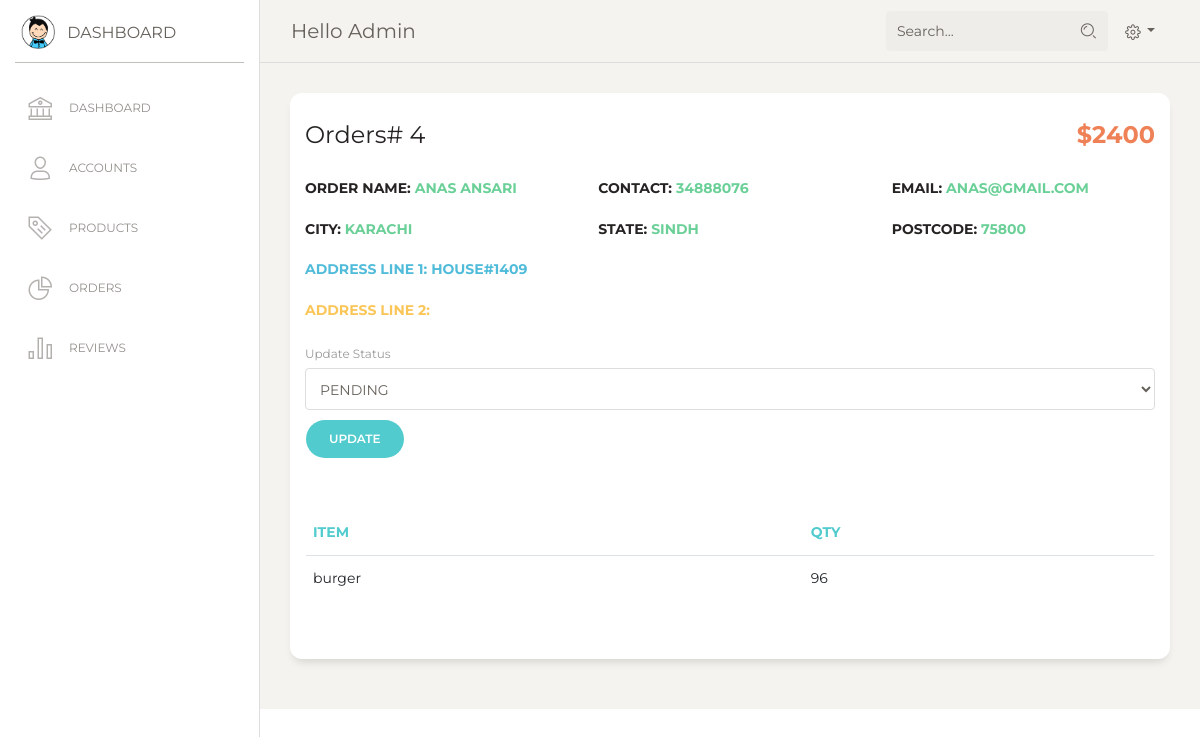
The page /admin/order_detail.php?id=4 (signed in) on the database its author committed.
### tables this page shows
CREATE TABLE `orders` (
  `id` int(11) NOT NULL,
  `items` varchar(255) NOT NULL,
  `price` float NOT NULL,
  `qty` varchar(255) NOT NULL,
  `status` enum('PENDING','DISPATCHED','DELIVERED','REJECTED') NOT NULL,
  `user_id` int(11) NOT NULL,
  `payment_id` int(11) NOT NULL
);

CREATE TABLE `payments` (
  `payment_id` int(11) NOT NULL,
  `fname` varchar(255) NOT NULL,
  `lname` varchar(255) NOT NULL,
  `address` varchar(255) NOT NULL,
  `address2` varchar(255) NOT NULL,
  `city` varchar(255) NOT NULL,
  `state` varchar(255) NOT NULL,
  `postcode` varchar(255) NOT NULL,
  `phone` varchar(255) NOT NULL,
  `email` varchar(255) NOT NULL,
  `user_id` int(11) NOT NULL
);

### db/orderModel.php (called while the page is built, shortened)
<?php
require_once 'connection.php';
class Order
{
    public static function getSingleOrder($id):?array{
        global $connection;
        $sql = "select * from `orders` join payments using (payment_id) where id = $id";
        $orders = mysqli_query($connection, $sql);
        $orders = mysqli_fetch_assoc($orders);
        return $orders;
    }
}

### admin/order_detail.php (the view, shortened to what this page needs)
<?php include 'includes/header.inc.php' ?>
<?php include '../db/orderModel.php' ?>
<?php
if (isset($_GET['id']) and is_numeric($_GET['id'])) {
    $order_detail = Order::getSingleOrder($_GET['id']);
    if ($order_detail) {
        $order_id = $order_detail['id'];
        $order_user_name =  $order_detail['fname'] . ' ' . $order_detail['lname'];
        $order_items = explode(',', $order_detail['items']);
        $order_quantities = explode(',', $order_detail['qty']);
        $order_total_price = $order_detail['price'];
        $order_address = $order_detail['address'];
        $order_address_2 = $order_detail['address2'];
        $order_city = $order_detail['city'];
        $order_state = $order_detail['state'];
        $order_postcode = $order_detail['postcode'];
        $order_phone = $order_detail['phone'];
        $order_email = $order_detail['email'];
    }
} else {
    print '<script>location = "orders.php"</script>';
}
?>
<div class="content">
    <div class="row">
        <div class="col-md-12">
            <div class="card">
                <div class="card-header">
                    <h4 class="card-title">
                        Orders# <?php echo $order_id ?>
                        <span class="text-danger float-right">
                            <strong>$<?php echo $order_total_price ?></strong>
                        </span>
                    </h4>
                </div>
                <div class="card-body">
                    <div class="row mb-3">
                        <div class="col-md-4">
                            <h6>Order Name: <span class="text-success"><?php echo $order_user_name ?></span></h6>
                        </div>
                        <div class="col-md-4">
                            <h6>Contact: <span class="text-success"><?php echo $order_phone ?></span></h6>
                        </div>
                        <div class="col-md-4">
                            <h6>Email: <span class="text-success"><?php echo $order_email ?></span></h6>
                        </div>
                    </div>
                    <div class="row mb-3">
                        <div class="col-md-4">
                            <h6>City: <span class="text-success"><?php echo $order_city ?></span></h6>
                        </div>
                        <div class="col-md-4">
                            <h6>State: <span class="text-success"><?php echo $order_state ?></span></h6>
                        </div>
                        <div class="col-md-4">
                            <h6>Postcode: <span class="text-success"><?php echo $order_postcode ?></span></h6>
                        </div>
                    </div>
                    <div class="row mb-3">
                        <div class="col">
                            <h6 class="text-info">Address Line 1: <span class="text-info"><?php echo $order_address ?></span></h6>
                        </div>
                    </div>
                    <div class="row mb-3">
                        <div class="col">
                            <h6 class="text-warning">Address Line 2: <span class="text-warning"><?php echo $order_address_2 ?></span></h6>
                        </div>
                    </div>
                    <div class="row mb-3">
                        <div class="col">
                            <form action="update_order_status.php" method="post">
                                <div class="form-group">
                                    <label>Update Status</label>
                                    <select class="form-control" name="status">
                                        <option value="1" selected>PENDING</option>
                                    </select>
                                    <input class="btn btn-primary btn-round" type="submit" name="submit" value="Update">
                                </div>
                            </form>
                        </div>
                    </div>
                    <div class="row mb-3 p-3">
                        <table class="table">
                            <thead class=" text-primary">
                                <th>Item</th>
                                <th>Qty</th>
                            </thead>
                            <tbody>
                                <?php
                                foreach (array_combine($order_items, $order_quantities) as $item => $qty) {
                                    echo "<tr><td>$item</td><td>$qty</td></tr>";
                                }
                                ?>
                            </tbody>
                        </table>
                    </div>
                </div>
            </div>
        </div>
    </div>
</div>
<?php include 'includes/footer.inc.php' ?>

### rows shown on the page
orders: id "4", price "2400", payment.lname "ANAS ANSARI", payment.phone "34888076", payment.email "ANAS@GMAIL.COM", payment.city "KARACHI", payment.state "SINDH", payment.postcode "75800", payment.address "HOUSE#1409"

### other values the page prints
$item "burger"
$qty "96"
